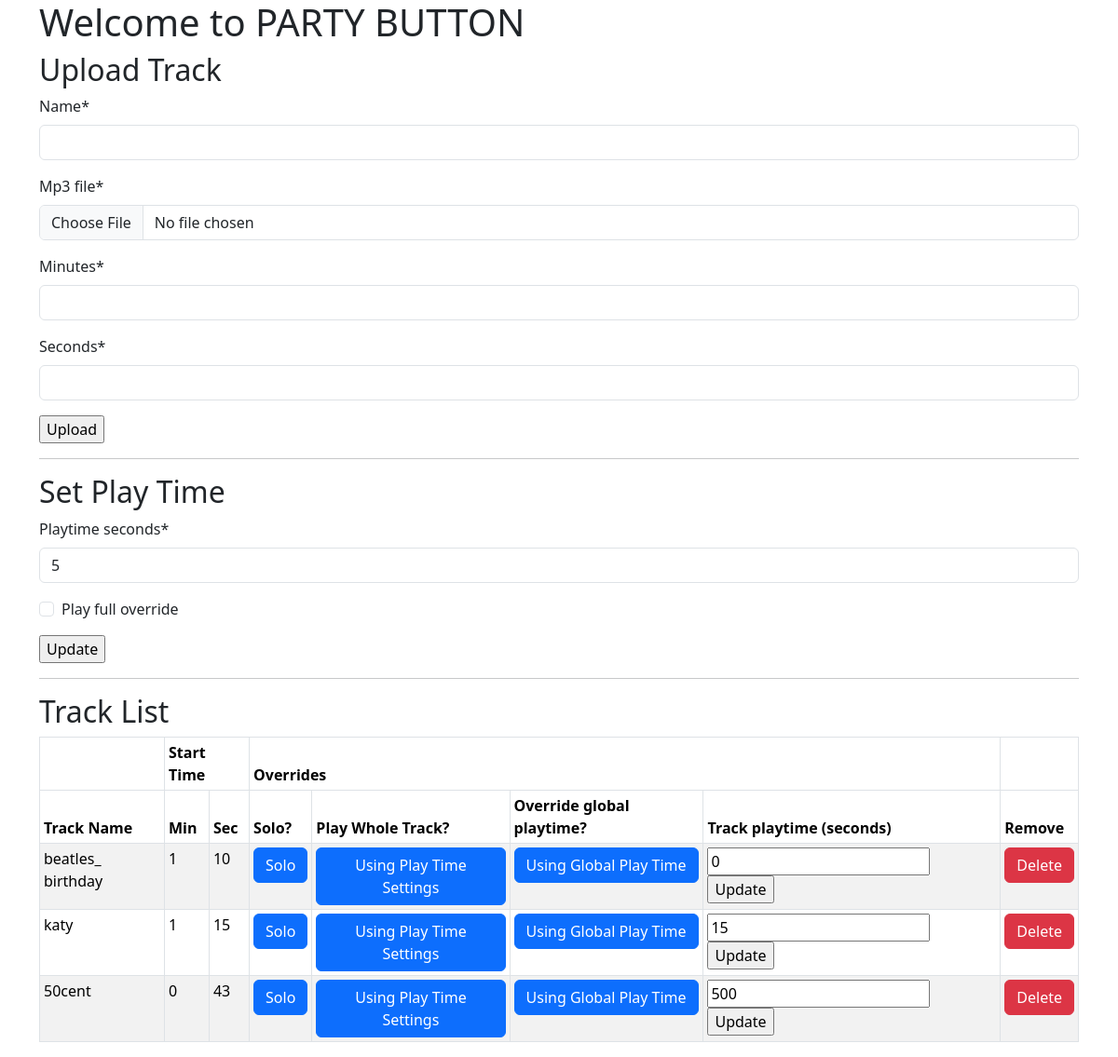
The page / on the database its author committed.
### mp3_manager/models.py (models this page shows, shortened)
class Playtime(models.Model):
    playtime_seconds = models.IntegerField(blank=False, null=False,
                                  default=20,
                                  validators=[MinValueValidator(0),
                                              MaxValueValidator(600)])
    play_full_override = models.BooleanField(blank=False, null=False,
                                             default=False)

class Track(models.Model):
    name = models.CharField(max_length=200, blank=False, null=False)
    mp3_file = models.FileField(upload_to="uploads", blank=False, null=False)
    minutes = models.IntegerField(blank=False, null=False, validators=[MinValueValidator(0),
                                                                       MaxValueValidator(600)])
    seconds = models.IntegerField(blank=False, null=False, validators=[MinValueValidator(0),
                                                                       MaxValueValidator(60)])
    solo = models.BooleanField(blank=False, null=False, default=False)
    play_full = models.BooleanField(blank=False, null=False,
                                    default=False)
    override_playtime = models.BooleanField(blank=False, null=False,
                                            default=False)
    playtime_seconds = models.IntegerField(blank=False, null=False,
                                           default=0,
                                           validators=[MinValueValidator(0),
                                                       MaxValueValidator(600)])

### mp3_manager/views.py (the view, shortened to what this page needs)
# urls.py: path("", views.IndexView.as_view(), name="index"),
class IndexView(generic.ListView, FormMixin):
    form_class = TrackForm
    template_name = "mp3_manager/index.html"
    context_object_name = "tracks_list"
    def get(self, request):
        print("Getting Track List")
        tracks_list = self.get_queryset()
        playtime = Playtime.objects.all()[0]
        return render(request, self.template_name,
                      {"tracks_list": tracks_list,
                       "form": TrackForm(),
                       "playtimeform": PlaytimeForm(instance=playtime),
                       "trackplaytime": TrackPlaytimeForm()})
    def get_queryset(self):
        return Track.objects.order_by()

### mp3_manager/form.py
class TrackForm(ModelForm):
    class Meta:
        model = Track
        fields = ["name", "mp3_file", "minutes", "seconds"]

class PlaytimeForm(ModelForm):
    class Meta:
        model = Playtime
        fields = ["playtime_seconds", "play_full_override"]

### mp3_manager/templates/mp3_manager/index.html (shortened to what this page needs)
{% load static %}
{% load crispy_forms_tags %}
<!DOCTYPE html>
<html>
<head>
    <link rel="stylesheet" href="{% static 'css/style.css' %}">
    {% load bootstrap5 %}
    {% bootstrap_css %}
</head>
<body>
<div class="container">
    <div class="row">
        <div class="col">
        <h1>Welcome to PARTY BUTTON</h1>
        <h2>Upload Track</h2>
            <form id="track_form" name="track_form" action={% url 'mp3_manager:index' %} method="post" enctype="multipart/form-data">
            {{ form|crispy }}
            <input type="submit" form="track_form" value="Upload" id="track_upload" name="track_upload"></input>
            </form>
        </div>
    </div>
    <hr />
    <div class="row">
        <div class="col">
           <h2>Set Play Time</h2>
           <form id="playtime_form" id="name_form" action={% url 'mp3_manager:index' %} method="post" enctype="multipart/form-data">
            {{ playtimeform|crispy }}
           <input type="submit" form="playtime_form" value="Update" id="playtime_update" name="playtime_update"></input>
           </form>
        </div>
    </div>
    <hr />
    <div class="row">
        <div class="col">
        <h2>Track List</h2>
        {% if tracks_list %}
            <table class="table table-striped table-bordered table-sm" cellspacing="0" width="100%">
                <thead><tr><th></th><th colspan="2">Start Time</th><th colspan="4">Overrides</th><th></th></tr>
                <tr><th>Track Name</th><th>Min</th><th>Sec</th><th>Solo?</th><th>Play Whole Track?</th><th>Override global playtime?</th><th>Track playtime (seconds)</th></th><th>Remove</th></tr></thead>
                <tbody>
                {% for track in tracks_list %}
                  <tr><td>{{ track.name }}</td>
                      <td>{{ track.minutes }}</td>
                      <td>{{ track.seconds }}</td>
                      <td>
                          {% if track.solo == True %}
                            <a href="{% url 'mp3_manager:solo_track' pk=track.pk %}"><button type="button" class="btn btn-success">Solo</button></a>
                          {% else %}
                            <a href="{% url 'mp3_manager:solo_track' pk=track.pk %}"><button type="button" class="btn btn-primary">Solo</button></a>
                          {% endif %}
                      </td>
                      <td>
                        {% if track.play_full == True %}
                          <a href="{% url 'mp3_manager:play_full' pk=track.pk %}"><button type="button" class="btn btn-success">Using Whole Track</button></a>
                        {% else %}
                          <a href="{% url 'mp3_manager:play_full' pk=track.pk %}"><button type="button" class="btn btn-primary">Using Play Time Settings</button></a>
                        {% endif %}
                      </td>
                      <td>
                        {% if track.override_playtime == True %}
                          <a href="{% url 'mp3_manager:override' pk=track.pk %}"><button type="button" class="btn btn-success">Using Track's Playtime</button></a>
                        {% else %}
                          <a href="{% url 'mp3_manager:override' pk=track.pk %}"><button type="button" class="btn btn-primary">Using Global Play Time</button></a>
                        {% endif %}
                      </td>
                      <td>
                        <form id="trackplaytime_form_{{ track.pk }}" id="trackplaytime_update_{{ track.pk }}" action={% url 'mp3_manager:index' %} method="post" enctype="multipart/form-data">
                          <input type="textarea" id="playtime_seconds" name="playtime_seconds" value={{ track.playtime_seconds }}>
                          <input type="submit" form="trackplaytime_form_{{ track.pk }}" value="Update" name="trackplaytime_update_{{ track.pk }}">
                        </form>
                      </td>
                      <td><a href="{% url 'mp3_manager:delete_track' pk=track.pk %}"><button type="button" class="btn btn-danger">Delete</button></a></td></tr>
                {% endfor %}
                </tbody>
            </table>
        {% else %}
          <p><h2>No tracks available.</h2></p>
        {% endif %}
        </div>
    </div>
</div>
</body>
</html>

### mp3_manager/static/css/style.css (style rules this page uses)
h1 { color: green; }
h2 { color: maroon; }
a:link { color: white; text-decoration: none; }

### rows shown on the page
Playtime: playtime_seconds "5"
Track: name "beatles_ birthday", minutes "1", seconds "10", solo "Solo", play_full "Using Play Time Settings", override_playtime "Using Global Play Time", playtime_seconds "0"
Track: name "katy", minutes "1", seconds "15", solo "Solo", play_full "Using Play Time Settings", override_playtime "Using Global Play Time", playtime_seconds "15"
Track: name "50cent", minutes "0", seconds "43", solo "Solo", play_full "Using Play Time Settings", override_playtime "Using Global Play Time", playtime_seconds "500"
